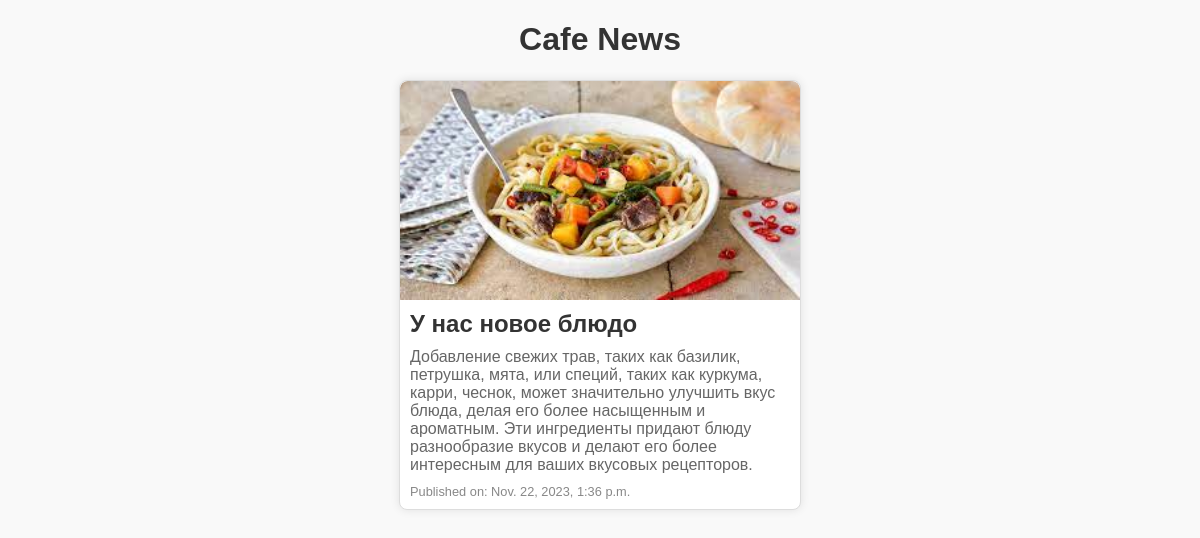
/food_news/, run on the app's committed database.
### food_news/models.py (models this page shows, shortened)
class News(models.Model):
    title = models.CharField(max_length=200)
    content = models.TextField()
    pub_date = models.DateTimeField('date published', auto_now_add=True)
    image = models.ImageField(upload_to='', null=True)

### food_news/views.py (the view)
# urls.py: path('food_news/', news_list, name='news_list'),
def news_list(request):
    news_items = News.objects.all()
    return render(request, 'item-page/news_list.html', {'news_items': news_items})

### templates/item-page/news_list.html (shortened to what this page needs)
<!DOCTYPE html>
<html lang="en">
<head>
</head>
<body>
    <h1>Cafe News</h1>
    {% for news_item in news_items %}
        <div class="news-item">
            <img src="{{ news_item.image.url }}" alt="{{ news_item.title }}">
            <h2>{{ news_item.title }}</h2>
            <p>{{ news_item.content }}</p>
            <p class="pub-date">Published on: {{ news_item.pub_date }}</p>
        </div>
    {% endfor %}
</body>
</html>

### templates/item-page/news_list.html (style rules this page uses)
body { font-family: 'Arial', sans-serif; margin: 20px; background-color: #f9f9f9; }
h1 { color: #333; text-align: center; }
.news-item { max-width: 400px; margin: 20px auto; border: 1px solid #ddd; border-radius: 8px; overflow: hidden; background-color: #fff; box-shadow: 0 0 10px rgba(0, 0, 0, 0.1); }
img { width: 100%; height: auto; border-top-left-radius: 8px; border-top-right-radius: 8px; display: block; margin-left: auto; margin-right: auto; }
h2 { color: #333; font-size: 1.5em; margin: 10px; }
p { color: #666; font-size: 1em; margin: 0 10px 10px; }
.pub-date { color: #888; font-size: 0.8em; margin: 0 10px 10px; }

### data on the page
News: image (picture), title "У нас новое блюдо", content "Добавление свежих трав, таких как базилик, петрушка, мята, или специй, таких как куркума, карри, чеснок, может значительно улучшить вкус блюда, делая его более насыщенным и ароматным. Эти ингредиенты придают блюду разнообразие вкусов и делают его более интересным для ваших вкусовых рецепторов.", pub_date "Nov. 22, 2023, 1:36 p.m."
